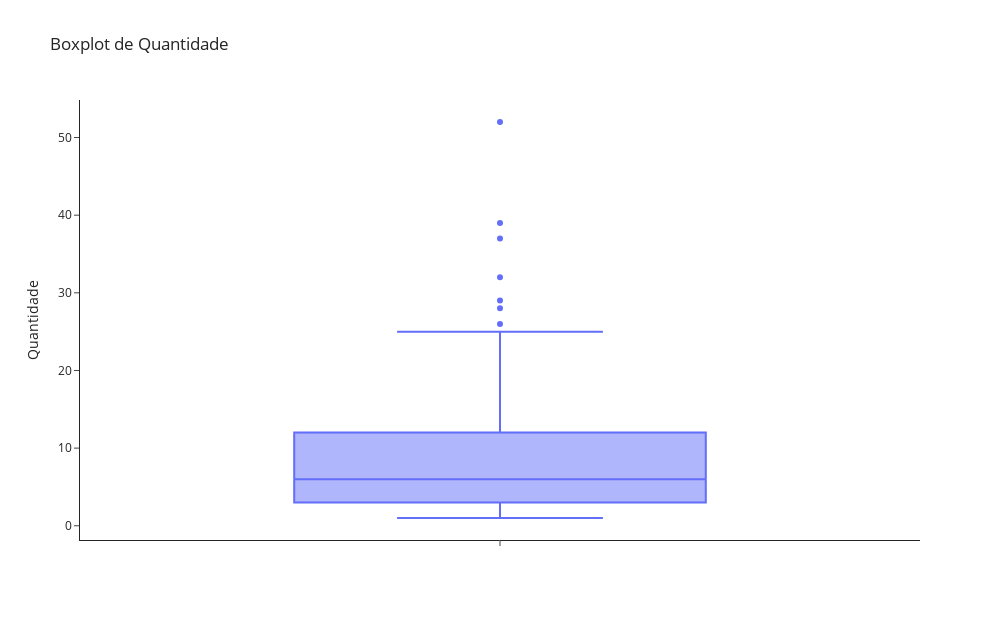

Notebook source saved alongside this figure:
### Markdown cell above
### Boxplot da variável **Quantidade**

### Code cell
# Boxplot da variável Quantidade
boxplots(dados,'Quantidade')

### Figure 1 — Plotly figure (JSON) as saved in the notebook; plotly's stock layout.template omitted (floating-point values rounded to 4 significant figures)
{"data": [{"alignmentgroup": "True", "hovertemplate": "Quantidade=%{y}<extra></extra>", "legendgroup": "", "marker": {"color": "#636efa"}, "name": "", "notched": false, "offsetgroup": "", "orientation": "v", "quartilemethod": "exclusive", "showlegend": false, "type": "box", "x0": " ", "xaxis": "x", "y": [2, 1, 5, 2, 3, 39, 12, 2, 52, 23, 1, 22, 4, 25, 17, 21, 5, 13, 3, 1, 18, 7, 7, 21, 1, 2, 2, 5, 3, 7, 2, 9, 7, 12, 6, 26, 25, 5, 5, 1, 2, 6, 18, 29, 5, 7, 8, 3, 8, 2, 1, 7, 6, 1, 7, 32, 5, 12, 5, 4, 4, 5, 7, 3, 6, 37, 6, 5, 19, 7, 18, 4, 12, 8, 8, 6, 28, 3, 1], "y0": " ", "yaxis": "y"}], "layout": {"boxmode": "group", "height": 620, "legend": {"tracegroupgap": 0}, "title": {"text": "Boxplot de Quantidade"}, "width": 1000, "xaxis": {"anchor": "y", "domain": [0, 1]}, "yaxis": {"anchor": "x", "domain": [0, 1], "title": {"text": "Quantidade"}}}}
